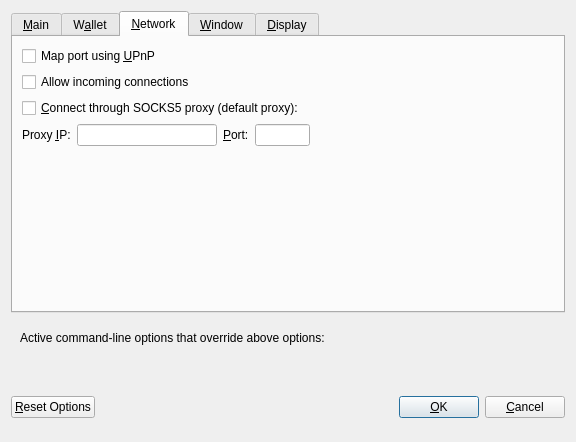
<?xml version="1.0" encoding="UTF-8"?>
<ui version="4.0">
 <class>OptionsDialog</class>
 <widget class="QDialog" name="OptionsDialog">
  <property name="geometry">
   <rect>
    <x>0</x>
    <y>0</y>
    <width>576</width>
    <height>442</height>
   </rect>
  </property>
  <property name="windowTitle">
   <string>Options</string>
  </property>
  <property name="modal">
   <bool>true</bool>
  </property>
  <layout class="QVBoxLayout" name="verticalLayout">
   <item>
    <widget class="QTabWidget" name="tabWidget">
     <property name="currentIndex">
      <number>2</number>
     </property>
     <widget class="QWidget" name="tabMain">
      <attribute name="title">
       <string>&amp;Main</string>
      </attribute>
      <layout class="QVBoxLayout" name="verticalLayout_Main">
       <item>
        <widget class="QCheckBox" name="bitcoinAtStartup">
         <property name="toolTip">
          <string>Automatically start EstateQuery after logging in to the system.</string>
         </property>
         <property name="text">
          <string>&amp;Start EstateQuery on system login</string>
         </property>
        </widget>
       </item>
       <item>
        <layout class="QHBoxLayout" name="horizontalLayout_2_Main">
         <item>
          <widget class="QLabel" name="databaseCacheLabel">
           <property name="text">
            <string>Size of &amp;database cache</string>
           </property>
           <property name="textFormat">
            <enum>Qt::PlainText</enum>
           </property>
           <property name="buddy">
            <cstring>databaseCache</cstring>
           </property>
          </widget>
         </item>
         <item>
          <widget class="QSpinBox" name="databaseCache"/>
         </item>
         <item>
          <widget class="QLabel" name="databaseCacheUnitLabel">
           <property name="text">
            <string>MB</string>
           </property>
           <property name="textFormat">
            <enum>Qt::PlainText</enum>
           </property>
          </widget>
         </item>
         <item>
          <spacer name="horizontalSpacer_2_Main">
           <property name="orientation">
            <enum>Qt::Horizontal</enum>
           </property>
           <property name="sizeHint" stdset="0">
            <size>
             <width>40</width>
             <height>20</height>
            </size>
           </property>
          </spacer>
         </item>
        </layout>
       </item>
       <item>
        <layout class="QHBoxLayout" name="horizontalLayout_3_Main">
         <item>
          <widget class="QLabel" name="threadsScriptVerifLabel">
           <property name="text">
            <string>Number of script &amp;verification threads</string>
           </property>
           <property name="textFormat">
            <enum>Qt::PlainText</enum>
           </property>
           <property name="buddy">
            <cstring>threadsScriptVerif</cstring>
           </property>
          </widget>
         </item>
         <item>
          <widget class="QSpinBox" name="threadsScriptVerif">
           <property name="toolTip">
            <string>(0 = auto, &lt;0 = leave that many cores free)</string>
           </property>
          </widget>
         </item>
         <item>
          <spacer name="horizontalSpacer_3_Main">
           <property name="orientation">
            <enum>Qt::Horizontal</enum>
           </property>
           <property name="sizeHint" stdset="0">
            <size>
             <width>40</width>
             <height>20</height>
            </size>
           </property>
          </spacer>
         </item>
        </layout>
       </item>
       <item>
        <spacer name="verticalSpacer_2">
         <property name="orientation">
          <enum>Qt::Vertical</enum>
         </property>
         <property name="sizeHint" stdset="0">
          <size>
           <width>20</width>
           <height>40</height>
          </size>
         </property>
        </spacer>
       </item>
      </layout>
     </widget>
     <widget class="QWidget" name="tabWallet">
      <attribute name="title">
       <string>W&amp;allet</string>
      </attribute>
      <layout class="QVBoxLayout" name="verticalLayout_Wallet">
       <item>
        <layout class="QHBoxLayout" name="horizontalLayout_2_Wallet">
         <item>
          <widget class="QLabel" name="labelStakeSplitThresholdText">
           <property name="text">
            <string>Stake split threshold:</string>
           </property>
          </widget>
         </item>
         <item>
          <widget class="QSpinBox" name="spinBoxStakeSplitThreshold">
           <property name="minimum">
            <number>1</number>
           </property>
           <property name="maximum">
            <number>999999</number>
           </property>
          </widget>
         </item>
        </layout>
       </item>
       <item>
        <widget class="QGroupBox" name="groupBox">
         <property name="title">
          <string>Expert</string>
         </property>
         <layout class="QVBoxLayout" name="verticalLayout_2">
          <item>
           <widget class="QCheckBox" name="coinControlFeatures">
            <property name="toolTip">
             <string>Whether to show coin control features or not.</string>
            </property>
            <property name="text">
             <string>Enable coin &amp;control features</string>
            </property>
           </widget>
          </item>
          <item>
           <widget class="QCheckBox" name="showMasternodesTab">
             <property name="toolTip">
             <string>Show additional tab listing all your masternodes in first sub-tab&lt;br/&gt;and all masternodes on the network in second sub-tab.</string>
            </property>
            <property name="text">
             <string>Show Masternodes Tab</string>
            </property>
           </widget>
          </item>
          <item>
           <widget class="QCheckBox" name="spendZeroConfChange">
             <property name="toolTip">
             <string>If you disable the spending of unconfirmed change, the change from a transaction&lt;br/&gt;cannot be used until that transaction has at least one confirmation.&lt;br/&gt;This also affects how your balance is computed.</string>
            </property>
            <property name="text">
             <string>&amp;Spend unconfirmed change</string>
            </property>
           </widget>
          </item>
         </layout>
        </widget>
       </item>
       <item>
        <spacer name="verticalSpacer_Wallet">
         <property name="orientation">
          <enum>Qt::Vertical</enum>
         </property>
         <property name="sizeHint" stdset="0">
          <size>
           <width>20</width>
           <height>40</height>
          </size>
         </property>
        </spacer>
       </item>
      </layout>
     </widget>
     <widget class="QWidget" name="tabNetwork">
      <attribute name="title">
       <string>&amp;Network</string>
      </attribute>
      <layout class="QVBoxLayout" name="verticalLayout_Network">
       <item>
        <widget class="QCheckBox" name="mapPortUpnp">
         <property name="toolTip">
          <string>Automatically open the EstateQuery client port on the router. This only works when your router supports UPnP and it is enabled.</string>
         </property>
         <property name="text">
          <string>Map port using &amp;UPnP</string>
         </property>
        </widget>
       </item>
       <item>
        <widget class="QCheckBox" name="allowIncoming">
         <property name="toolTip">
          <string>Accept connections from outside</string>
         </property>
         <property name="text">
          <string>Allow incoming connections</string>
         </property>
        </widget>
       </item>
       <item>
        <widget class="QCheckBox" name="connectSocks">
         <property name="toolTip">
          <string>Connect to the EstateQuery network through a SOCKS5 proxy.</string>
         </property>
         <property name="text">
          <string>&amp;Connect through SOCKS5 proxy (default proxy):</string>
         </property>
        </widget>
       </item>
       <item>
        <layout class="QHBoxLayout" name="horizontalLayout_1_Network">
         <item>
          <widget class="QLabel" name="proxyIpLabel">
           <property name="text">
            <string>Proxy &amp;IP:</string>
           </property>
           <property name="textFormat">
            <enum>Qt::PlainText</enum>
           </property>
           <property name="buddy">
            <cstring>proxyIp</cstring>
           </property>
          </widget>
         </item>
         <item>
          <widget class="QValidatedLineEdit" name="proxyIp">
           <property name="minimumSize">
            <size>
             <width>140</width>
             <height>0</height>
            </size>
           </property>
           <property name="maximumSize">
            <size>
             <width>140</width>
             <height>16777215</height>
            </size>
           </property>
           <property name="toolTip">
            <string>IP address of the proxy (e.g. IPv4: 127.0.0.1 / IPv6: ::1)</string>
           </property>
          </widget>
         </item>
         <item>
          <widget class="QLabel" name="proxyPortLabel">
           <property name="text">
            <string>&amp;Port:</string>
           </property>
           <property name="textFormat">
            <enum>Qt::PlainText</enum>
           </property>
           <property name="buddy">
            <cstring>proxyPort</cstring>
           </property>
          </widget>
         </item>
         <item>
          <widget class="QLineEdit" name="proxyPort">
           <property name="minimumSize">
            <size>
             <width>55</width>
             <height>0</height>
            </size>
           </property>
           <property name="maximumSize">
            <size>
             <width>55</width>
             <height>16777215</height>
            </size>
           </property>
           <property name="toolTip">
            <string>Port of the proxy (e.g. 9050)</string>
           </property>
          </widget>
         </item>
         <item>
          <spacer name="horizontalSpacer_1_Network">
           <property name="orientation">
            <enum>Qt::Horizontal</enum>
           </property>
           <property name="sizeHint" stdset="0">
            <size>
             <width>40</width>
             <height>20</height>
            </size>
           </property>
          </spacer>
         </item>
        </layout>
       </item>
       <item>
        <spacer name="verticalSpacer_Network">
         <property name="orientation">
          <enum>Qt::Vertical</enum>
         </property>
         <property name="sizeHint" stdset="0">
          <size>
           <width>20</width>
           <height>40</height>
          </size>
         </property>
        </spacer>
       </item>
      </layout>
     </widget>
     <widget class="QWidget" name="tabWindow">
      <attribute name="title">
       <string>&amp;Window</string>
      </attribute>
      <layout class="QVBoxLayout" name="verticalLayout_Window">
       <item>
        <widget class="QCheckBox" name="minimizeToTray">
         <property name="toolTip">
          <string>Show only a tray icon after minimizing the window.</string>
         </property>
         <property name="text">
          <string>&amp;Minimize to the tray instead of the taskbar</string>
         </property>
        </widget>
       </item>
       <item>
        <widget class="QCheckBox" name="minimizeOnClose">
         <property name="toolTip">
          <string>Minimize instead of exit the application when the window is closed. When this option is enabled, the application will be closed only after selecting Quit in the menu.</string>
         </property>
         <property name="text">
          <string>M&amp;inimize on close</string>
         </property>
        </widget>
       </item>
       <item>
        <spacer name="verticalSpacer_Window">
         <property name="orientation">
          <enum>Qt::Vertical</enum>
         </property>
         <property name="sizeHint" stdset="0">
          <size>
           <width>20</width>
           <height>40</height>
          </size>
         </property>
        </spacer>
       </item>
      </layout>
     </widget>
     <widget class="QWidget" name="tabDisplay">
      <attribute name="title">
       <string>&amp;Display</string>
      </attribute>
      <layout class="QVBoxLayout" name="verticalLayout_Display">
       <item>
        <layout class="QHBoxLayout" name="horizontalLayout_1_Display">
         <item>
          <widget class="QLabel" name="langLabel">
           <property name="text">
            <string>User Interface &amp;language:</string>
           </property>
           <property name="textFormat">
            <enum>Qt::PlainText</enum>
           </property>
           <property name="buddy">
            <cstring>lang</cstring>
           </property>
          </widget>
         </item>
         <item>
          <widget class="QValueComboBox" name="lang">
           <property name="toolTip">
            <string>The user interface language can be set here. This setting will take effect after restarting ESTATEQUERY.</string>
           </property>
          </widget>
         </item>
        </layout>
       </item>
       <item>
        <widget class="QLabel" name="label_3">
         <property name="toolTip">
          <string notr="true"/>
         </property>
         <property name="statusTip">
          <string notr="true"/>
         </property>
         <property name="whatsThis">
          <string notr="true"/>
         </property>
         <property name="accessibleName">
          <string notr="true"/>
         </property>
         <property name="text">
          <string>
                      Language missing or translation incomplete? Help contributing translations here:
                      https://www.transifex.com/estatequery-project/estatequery-project-translations
                    </string>
         </property>
         <property name="wordWrap">
          <bool>true</bool>
         </property>
         <property name="openExternalLinks">
          <bool>true</bool>
         </property>
         <property name="textInteractionFlags">
          <set>Qt::TextBrowserInteraction</set>
         </property>
        </widget>
       </item>
       <item>
        <layout class="QHBoxLayout" name="horizontalLayout_2_Display" stretch="0,0">
         <item>
          <widget class="QLabel" name="themeLabel">
           <property name="text">
            <string>User Interface Theme:</string>
           </property>
          </widget>
         </item>
         <item>
          <widget class="QValueComboBox" name="theme"/>
         </item>
        </layout>
       </item>
       <item>
        <widget class="Line" name="line">
         <property name="orientation">
          <enum>Qt::Horizontal</enum>
         </property>
        </widget>
       </item>
       <item>
        <layout class="QHBoxLayout" name="horizontalLayout_2_Display">
         <item>
          <widget class="QLabel" name="unitLabel">
           <property name="text">
            <string>&amp;Unit to show amounts in:</string>
           </property>
           <property name="textFormat">
            <enum>Qt::PlainText</enum>
           </property>
           <property name="buddy">
            <cstring>unit</cstring>
           </property>
          </widget>
         </item>
         <item>
          <widget class="QValueComboBox" name="unit">
           <property name="toolTip">
            <string>Choose the default subdivision unit to show in the interface and when sending coins.</string>
           </property>
          </widget>
         </item>
        </layout>
       </item>
       <item>
        <layout class="QHBoxLayout" name="horizontalLayout_5_Display">
         <item>
          <widget class="QLabel" name="digitsLabel">
           <property name="text">
            <string>Decimal digits</string>
           </property>
          </widget>
         </item>
         <item>
          <widget class="QValueComboBox" name="digits"/>
         </item>
        </layout>
       </item>
       <item>
        <layout class="QHBoxLayout" name="horizontalLayout_5_Display">
         <item>
          <widget class="QCheckBox" name="checkBoxHideOrphans">
           <property name="toolTip">
            <string>Hide orphan stakes in transaction lists</string>
           </property>
           <property name="text">
            <string>Hide orphan stakes</string>
           </property>
          </widget>
         </item>
         <item>
          <spacer name="horizontalSpacer">
           <property name="orientation">
            <enum>Qt::Horizontal</enum>
           </property>
           <property name="sizeHint" stdset="0">
            <size>
             <width>40</width>
             <height>20</height>
            </size>
           </property>
          </spacer>
         </item>
        </layout>
       </item>
       <item>
        <layout class="QHBoxLayout" name="horizontalLayout_3_Display">
         <item>
          <widget class="QLabel" name="thirdPartyTxUrlsLabel">
           <property name="toolTip">
            <string>Third party URLs (e.g. a block explorer) that appear in the transactions tab as context menu items. %s in the URL is replaced by transaction hash. Multiple URLs are separated by vertical bar |.</string>
           </property>
           <property name="text">
            <string>Third party transaction URLs</string>
           </property>
           <property name="buddy">
            <cstring>thirdPartyTxUrls</cstring>
           </property>
          </widget>
         </item>
         <item>
          <widget class="QLineEdit" name="thirdPartyTxUrls">
           <property name="toolTip">
            <string>Third party URLs (e.g. a block explorer) that appear in the transactions tab as context menu items. %s in the URL is replaced by transaction hash. Multiple URLs are separated by vertical bar |.</string>
           </property>
          </widget>
         </item>
        </layout>
       </item>
       <item>
        <spacer name="verticalSpacer">
         <property name="orientation">
          <enum>Qt::Vertical</enum>
         </property>
         <property name="sizeHint" stdset="0">
          <size>
           <width>20</width>
           <height>40</height>
          </size>
         </property>
        </spacer>
       </item>
      </layout>
     </widget>
    </widget>
   </item>
   <item>
    <widget class="QFrame" name="frame">
     <layout class="QVBoxLayout" name="verticalLayout_Bottom">
      <item>
       <layout class="QHBoxLayout" name="horizontalLayout_Bottom">
        <item>
         <widget class="QLabel" name="overriddenByCommandLineInfoLabel">
          <property name="text">
           <string>Active command-line options that override above options:</string>
          </property>
          <property name="textFormat">
           <enum>Qt::PlainText</enum>
          </property>
         </widget>
        </item>
        <item>
         <spacer name="horizontalSpacer_Bottom">
          <property name="orientation">
           <enum>Qt::Horizontal</enum>
          </property>
          <property name="sizeHint" stdset="0">
           <size>
            <width>40</width>
            <height>20</height>
           </size>
          </property>
         </spacer>
        </item>
       </layout>
      </item>
      <item>
       <widget class="QLabel" name="overriddenByCommandLineLabel">
        <property name="text">
         <string/>
        </property>
        <property name="textFormat">
         <enum>Qt::PlainText</enum>
        </property>
        <property name="wordWrap">
         <bool>true</bool>
        </property>
       </widget>
      </item>
     </layout>
    </widget>
   </item>
   <item>
    <layout class="QHBoxLayout" name="horizontalLayout_Buttons">
     <item>
      <widget class="QPushButton" name="resetButton">
       <property name="toolTip">
        <string>Reset all client options to default.</string>
       </property>
       <property name="text">
        <string>&amp;Reset Options</string>
       </property>
       <property name="autoDefault">
        <bool>false</bool>
       </property>
      </widget>
     </item>
     <item>
      <spacer name="horizontalSpacer_1">
       <property name="orientation">
        <enum>Qt::Horizontal</enum>
       </property>
       <property name="sizeHint" stdset="0">
        <size>
         <width>40</width>
         <height>48</height>
        </size>
       </property>
      </spacer>
     </item>
     <item>
      <widget class="QLabel" name="statusLabel">
       <property name="minimumSize">
        <size>
         <width>200</width>
         <height>0</height>
        </size>
       </property>
       <property name="font">
        <font>
         <weight>75</weight>
         <bold>true</bold>
        </font>
       </property>
       <property name="text">
        <string/>
       </property>
       <property name="textFormat">
        <enum>Qt::PlainText</enum>
       </property>
       <property name="wordWrap">
        <bool>true</bool>
       </property>
      </widget>
     </item>
     <item>
      <spacer name="horizontalSpacer_2">
       <property name="orientation">
        <enum>Qt::Horizontal</enum>
       </property>
       <property name="sizeHint" stdset="0">
        <size>
         <width>40</width>
         <height>48</height>
        </size>
       </property>
      </spacer>
     </item>
     <item>
      <widget class="QPushButton" name="okButton">
       <property name="text">
        <string>&amp;OK</string>
       </property>
       <property name="autoDefault">
        <bool>false</bool>
       </property>
       <property name="default">
        <bool>true</bool>
       </property>
      </widget>
     </item>
     <item>
      <widget class="QPushButton" name="cancelButton">
       <property name="text">
        <string>&amp;Cancel</string>
       </property>
       <property name="autoDefault">
        <bool>false</bool>
       </property>
      </widget>
     </item>
    </layout>
   </item>
  </layout>
 </widget>
 <customwidgets>
  <customwidget>
   <class>QValidatedLineEdit</class>
   <extends>QLineEdit</extends>
   <header>qvalidatedlineedit.h</header>
  </customwidget>
  <customwidget>
   <class>QValueComboBox</class>
   <extends>QComboBox</extends>
   <header>qvaluecombobox.h</header>
  </customwidget>
 </customwidgets>
 <resources/>
 <connections/>
</ui>
